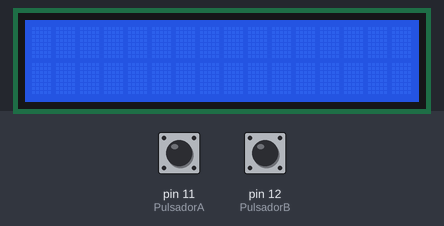
A sketch run on a simulated Arduino Uno, built with avr-gcc and run on an emulated ATmega328P. Parts: 16×2 character LCD. The test bench sets the inputs (shaded band); at power-on: pin 11 (PulsadorA) LOW, pin 12 (PulsadorB) LOW.

Above: at 1.2 s.
1.3 s: pin 11 (PulsadorA) pulled HIGH for 1 s
At 1.7 s:
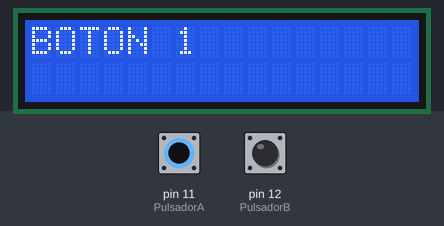
3.8 s: pin 12 (PulsadorB) pulled HIGH for 3.2 s
At 4.1 s:
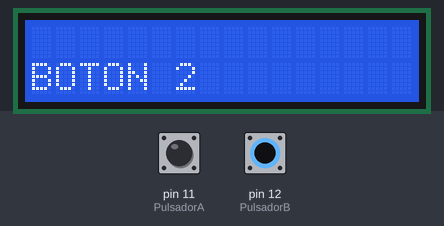
8.5 s: pin 11 (PulsadorA) pulled HIGH for 3.2 s
At 8.8 s:
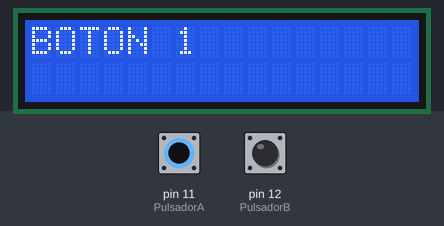
Timing chart, 0 to 11.5 s (numbered marks = the images above; inputs shaded):
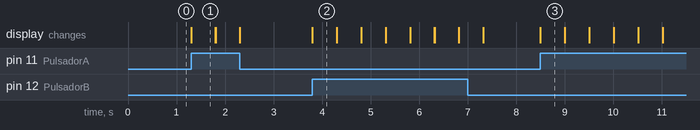

Measured:
- after the input at 1.3 s, the display: changes at once (image 1)
- after the input at 3.8 s, the display: changes at once (image 2)
- after the input at 8.5 s, the display: changes at once (image 3)
- what the display in image 1 shows lasts 0.5 s, from 1.3 s to 1.8 s

The sketch:

lcd_con_botones.ino
```cpp
#include <LiquidCrystal.h>

LiquidCrystal lcd(7,6,5,4,3,2);

int PulsadorA = 11;
int PulsadorB = 12;
int val=0;

void setup() {
  lcd.begin(16,2);
  pinMode(11,INPUT);
  pinMode(12,INPUT);
}

void loop() {
  val = digitalRead(PulsadorA);
if(digitalRead(11)== HIGH){
  lcd.setCursor(0,0);
  lcd.print("BOTON 1");
  delay(500);
  lcd.clear();
}

val = digitalRead(PulsadorB);
if (digitalRead(12)==HIGH){
  lcd.setCursor(0,1);
  lcd.print("BOTON 2");
  delay (500);
  lcd.clear();
}
}
```
